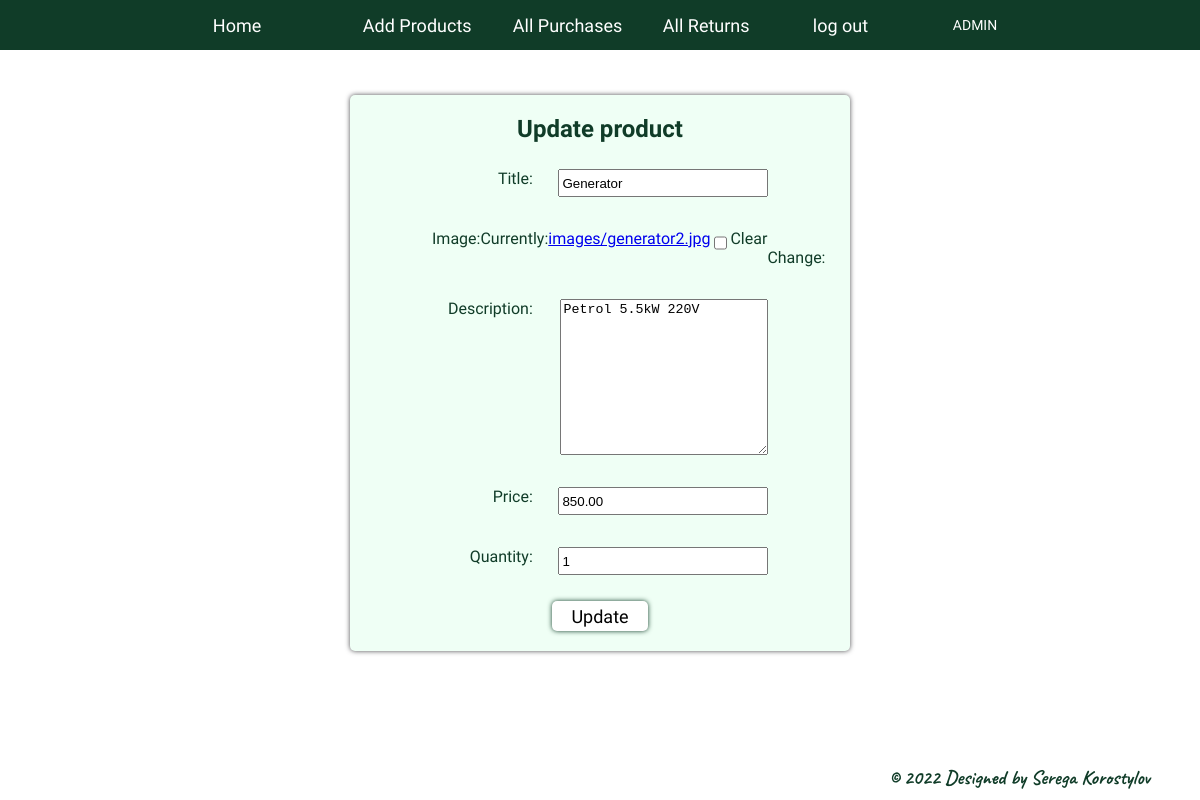
The page /update-product/1 (signed in) on the database as committed earlier.
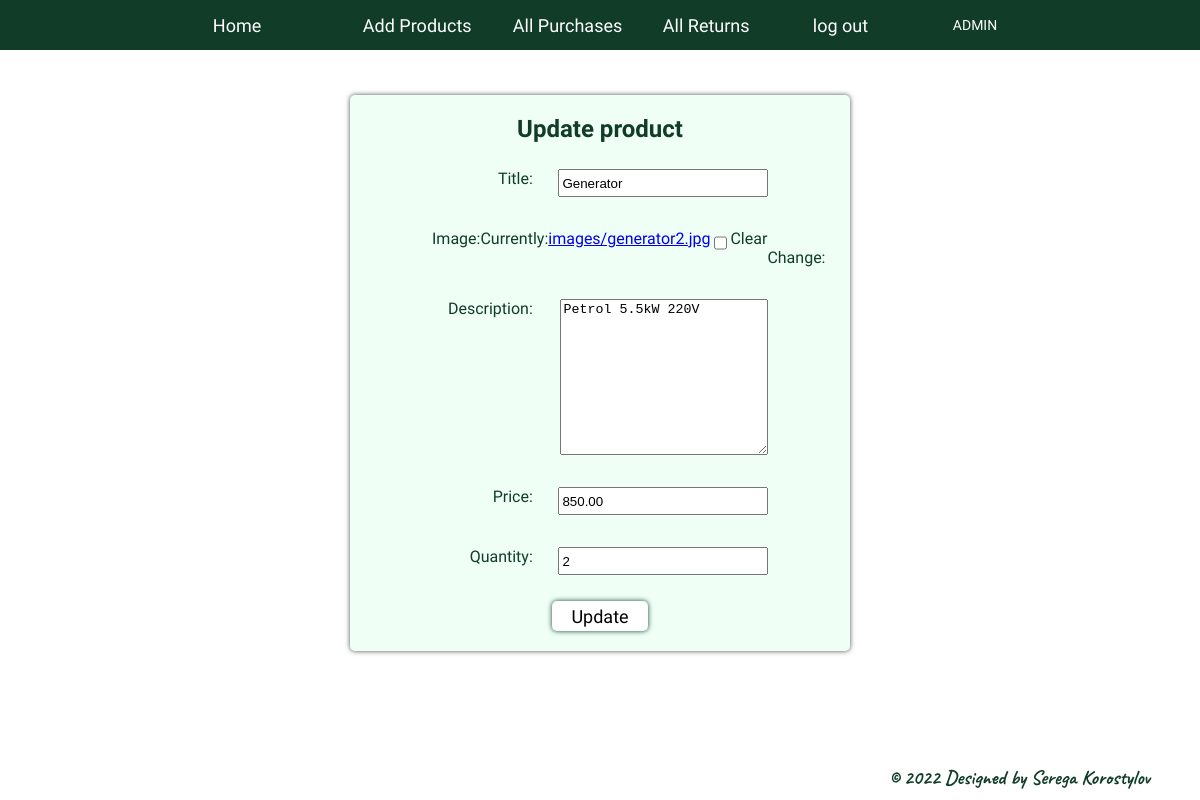
The same page on the database as committed later.
### store/models.py (models this page shows, shortened)
class Product(models.Model):
    title = models.CharField(max_length=100)
    image = models.ImageField(upload_to='images', null=True, blank=True)
    description = models.TextField()
    price = models.DecimalField(max_digits=7, decimal_places=2)
    quantity = models.PositiveSmallIntegerField()
    class Meta:
        ordering = ['title']
        verbose_name = 'product'
        verbose_name_plural = 'products'

### store/views.py (the view)
# urls.py: path('update-product/<int:pk>', ProductUpdateView.as_view(), name='update_product'),
class ProductUpdateView(SuperuserRequiredMixin, UpdateView):
    model = Product
    fields = ['title', 'image', 'description', 'price', 'quantity']
    template_name = 'store/update_product.html'
    success_url = reverse_lazy('home')

### store/views.py (called while the page is built)
    def test_func(self):
        return self.request.user.is_superuser

### store/templates/store/update_product.html (shortened to what this page needs)
{% extends 'store/base.html' %}
{% block content %}
    <div class="main_form">
    <h2>Update product</h2>
    <form action="" method="post" enctype="multipart/form-data">
        {{ form.as_p }}
        <button type="submit">Update</button>
    </form>
    </div>
{% endblock %}

Rows that differ between the two databases and show on the page:
changed Product "Generator": quantity "1" → "2"
